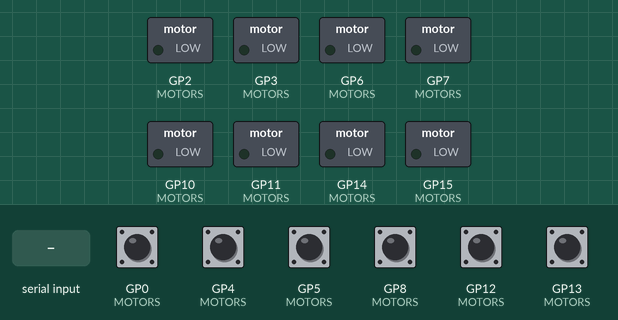
Recording of a program running on a simulated Raspberry Pi Pico. On the bench: switched loads named in the program (green lamp = pin HIGH). Dashed ring = blinking. The test bench sets the inputs (shaded band); at power-on: GP0 (MOTORS), GP4 (MOTORS), GP5 (MOTORS), GP8 (MOTORS), GP12 (MOTORS), GP13 (MOTORS) HIGH. What the program prints to the serial monitor is not drawn.

Above: at 1.3 s.
1.4 s: "t" received over Serial
At 2.9 s:
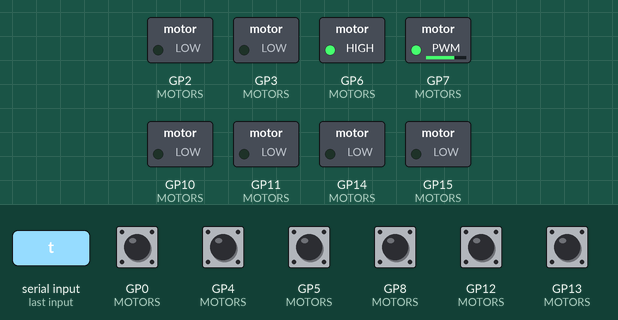
At 4.0 s:
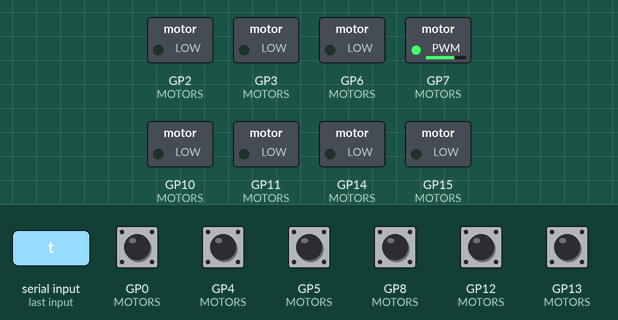
4.4 s: GP4 (MOTORS) pulled LOW for 0.3 s
At 5.1 s:
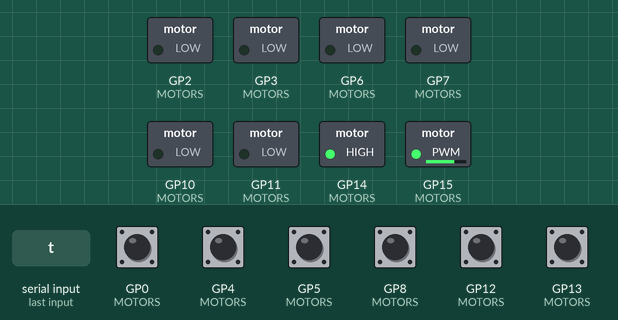
7.7 s: "w" received over Serial
10.7 s: "s" received over Serial
13.3 s: "T" received over Serial
At 15.9 s:
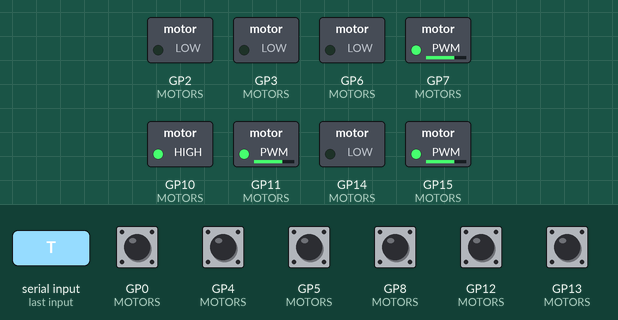
16.3 s: GP13 (MOTORS) pulled LOW for 0.3 s
Timing chart, 0 to 20.6 s (numbered marks = the images above; inputs shaded):
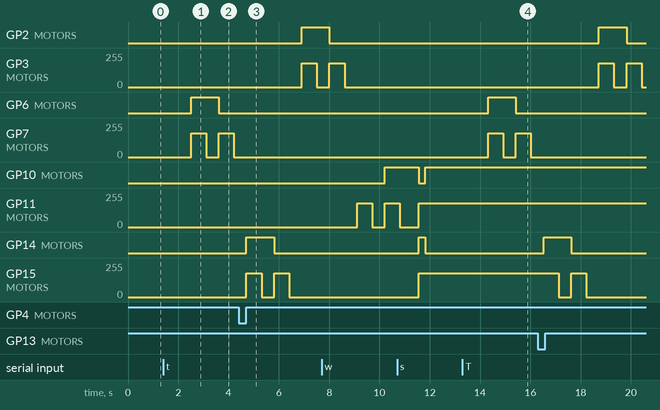

The program:

main.cpp
```cpp
/*
 * Phase 1 - encoder test & serial drive control for XRP board.
 */

#include <Arduino.h>

/* ------------------------------------------------------------------ config */

#define XRP_BOARD 1
#define RUN_DRIVE_TEST 0

/* Motor power levels (0-255) */
#define DRIVE_TEST_PWM 180
#define DRIVE_TEST_MS 600

#define COUNTS_PER_REV 585.0f

/* ----------------------------------------------------------------- pinouts */

struct MotorPins {
    const char *name;
    uint8_t encoderA;
    uint8_t encoderB;
    uint8_t phase;
    uint8_t enable;
    bool reversed;
};

#if XRP_BOARD == 1
static const MotorPins MOTORS[] = {
    {"Motor L", 4,  5,  6,  7, false},
    {"Motor R", 13, 12, 14, 15, false}, // Physical Left Motor
    {"Motor 3", 0,  1,  2,  3, false},
    {"Motor 4", 8,  9, 10, 11, true},  // Physical Right Motor
};
static const char *XRP_BOARD_NAME = "XRP Beta (Pico W / RP2040)";
#elif XRP_BOARD == 2
static const MotorPins MOTORS[] = {
    {"Motor L", 30, 31, 34, 35, false},
    {"Motor R", 25, 24, 32, 33, false}, // Physical Left Motor
    {"Motor 3", 22, 23, 20, 21, false},
    {"Motor 4", 2,  3, 10, 11, true},  // Physical Right Motor
};
static const char *XRP_BOARD_NAME = "XRP Controller (RP2350B)";
#else
#error "Set XRP_BOARD to 1 (Beta/Pico W) or 2 (Controller/RP2350B)"
#endif

static const size_t MOTOR_COUNT = sizeof(MOTORS) / sizeof(MOTORS[0]);

/* Differential Drive Mapping */
static const size_t LEFT_MOTOR  = 1; // Motor R
static const size_t RIGHT_MOTOR = 3; // Motor 4

static int current_pwm = 180;

/* Movement State Tracking */
enum DriveState {
    STATE_STOPPED,
    STATE_FORWARD,
    STATE_BACKWARD,
    STATE_FAST_TURN_LEFT,
    STATE_FAST_TURN_RIGHT,
    STATE_SOFT_TURN_LEFT,
    STATE_SOFT_TURN_RIGHT
};
static DriveState current_state = STATE_STOPPED;

/* ---------------------------------------------------------------- counters */

static volatile long counts[MOTOR_COUNT];
static volatile unsigned long edges[MOTOR_COUNT];

template <size_t INDEX>
static void onEncoderEdge()
{
    const bool a = digitalRead(MOTORS[INDEX].encoderA);
    const bool b = digitalRead(MOTORS[INDEX].encoderB);

    long step = (a == b) ? 1 : -1;
    if (MOTORS[INDEX].reversed) {
        step = -step;
    }

    counts[INDEX] += step;
    edges[INDEX]++;
}

static void (*const HANDLERS[])() = {
    onEncoderEdge<0>,
    onEncoderEdge<1>,
    onEncoderEdge<2>,
    onEncoderEdge<3>
};

/* ------------------------------------------------------------------ motors */

static void motorStop(const MotorPins &motor)
{
    analogWrite(motor.enable, 0);
}

static void motorDrive(const MotorPins &motor, bool forward, uint8_t power)
{
    bool actualDirection = motor.reversed ? !forward : forward;
    digitalWrite(motor.phase, actualDirection ? HIGH : LOW);
    analogWrite(motor.enable, power);
}

static void stopAllMotors()
{
    for (size_t i = 0; i < MOTOR_COUNT; i++) {
        motorStop(MOTORS[i]);
    }
}

/* Applies the active movement state using current_pwm (enables live speed changes) */
static void applyCurrentState()
{
    switch (current_state) {
        case STATE_FORWARD:
            motorDrive(MOTORS[LEFT_MOTOR],  true,  current_pwm);
            motorDrive(MOTORS[RIGHT_MOTOR], true,  current_pwm);
            break;
        case STATE_BACKWARD:
            motorDrive(MOTORS[LEFT_MOTOR],  false, current_pwm);
            motorDrive(MOTORS[RIGHT_MOTOR], false, current_pwm);
            break;
        case STATE_FAST_TURN_LEFT:
            motorDrive(MOTORS[LEFT_MOTOR],  false, current_pwm);
            motorDrive(MOTORS[RIGHT_MOTOR], true,  current_pwm);
            break;
        case STATE_FAST_TURN_RIGHT:
            motorDrive(MOTORS[LEFT_MOTOR],  true,  current_pwm);
            motorDrive(MOTORS[RIGHT_MOTOR], false, current_pwm);
            break;
        case STATE_SOFT_TURN_LEFT:
            motorStop(MOTORS[LEFT_MOTOR]);
            motorDrive(MOTORS[RIGHT_MOTOR], true,  current_pwm);
            break;
        case STATE_SOFT_TURN_RIGHT:
            motorDrive(MOTORS[LEFT_MOTOR],  true,  current_pwm);
            motorStop(MOTORS[RIGHT_MOTOR]);
            break;
        case STATE_STOPPED:
        default:
            stopAllMotors();
            break;
    }
}

/* ---------------------------------------------------------------- counters */

static long readCount(size_t index)
{
    noInterrupts();
    const long value = counts[index];
    interrupts();
    return value;
}

static unsigned long readEdges(size_t index)
{
    noInterrupts();
    const unsigned long value = edges[index];
    interrupts();
    return value;
}

static void resetCounts()
{
    noInterrupts();
    for (size_t i = 0; i < MOTOR_COUNT; i++) {
        counts[i] = 0;
        edges[i] = 0;
    }
    interrupts();
}

/* --------------------------------------------------------------- drive test */

static void driveTest()
{
    Serial.println();
    Serial.println("=====================================================");
    Serial.println(" DRIVE TEST");
    Serial.println("=====================================================");
    Serial.println("Each motor will run briefly in both directions.");
    Serial.println("WARNING: wheels should be OFF THE GROUND.\n");

    delay(1000);

    for (size_t i = 0; i < MOTOR_COUNT; i++) {
        for (int direction = 0; direction < 2; direction++) {
            const bool forward = (direction == 0);

            noInterrupts();
            counts[i] = 0;
            edges[i] = 0;
            interrupts();

            motorDrive(MOTORS[i], forward, DRIVE_TEST_PWM);
            delay(DRIVE_TEST_MS);
            motorStop(MOTORS[i]);
            delay(250);

            const long moved = readCount(i);
            const char *label = forward ? "forward" : "reverse";

            Serial.printf("  %-8s %-7s -> %+6ld counts   ", MOTORS[i].name, label, moved);

            if (moved == 0) {
                Serial.println("NO MOVEMENT - check motor/encoder wiring");
            } else {
                if ((forward && moved > 0) || (!forward && moved < 0)) {
                    Serial.println("OK");
                } else {
                    Serial.println("WRONG SIGN - encoder A/B reversed");
                }
            }
            delay(250);
        }
        Serial.println();
    }
    Serial.println("Drive test finished.\n");
    resetCounts();
}

/* ------------------------------------------------------------------- setup */

void setup()
{
    Serial.begin(115200);

    unsigned long start = millis();
    while (!Serial && (millis() - start) < 4000) {
        delay(10);
    }

    for (size_t i = 0; i < MOTOR_COUNT; i++) {
        pinMode(MOTORS[i].encoderA, INPUT_PULLUP);
        pinMode(MOTORS[i].encoderB, INPUT_PULLUP);
        pinMode(MOTORS[i].phase, OUTPUT);
        pinMode(MOTORS[i].enable, OUTPUT);

        motorStop(MOTORS[i]);

        attachInterrupt(
            digitalPinToInterrupt(MOTORS[i].encoderA),
            HANDLERS[i],
            CHANGE
        );
    }

    resetCounts();

    Serial.println("\n=====================================================");
    Serial.println(" XRP DIFFERENTIAL DRIVE CONTROL (LIVE SPEED)");
    Serial.println("=====================================================");
    Serial.printf(" Board: %s\n\n", XRP_BOARD_NAME);

    Serial.println("Controls:");
    Serial.println("  w = Move Forward");
    Serial.println("  s = Move Backward");
    Serial.println("  q = Fast Turn Left");
    Serial.println("  e = Fast Turn Right");
    Serial.println("  a = Soft Turn Left");
    Serial.println("  d = Soft Turn Right");
    Serial.println("  + = Increase Speed (Live)");
    Serial.println("  - = Decrease Speed (Live)");
    Serial.println("  x = Stop Motors");
    Serial.println("  r = Reset Encoder Counts");
    Serial.println("  t = Run Drive Test\n");
    Serial.println("=====================================================");
}

/* -------------------------------------------------------------------- loop */

void loop()
{
    if (Serial.available()) {
        const char command = (char)Serial.read();

        if (command == 'r' || command == 'R') {
            resetCounts();
            Serial.println("\n-- encoder counts reset --\n");
        }
        else if (command == 't' || command == 'T') {
            driveTest();
        }
        else if (command == 'w' || command == 'W') {
            current_state = STATE_FORWARD;
            applyCurrentState();
            Serial.printf("\n-- MOVING FORWARD (Speed: %d) --\n", current_pwm);
        }
        else if (command == 's' || command == 'S') {
            current_state = STATE_BACKWARD;
            applyCurrentState();
            Serial.printf("\n-- MOVING BACKWARD (Speed: %d) --\n", current_pwm);
        }
        else if (command == 'q' || command == 'Q') {
            current_state = STATE_FAST_TURN_LEFT;
            applyCurrentState();
            Serial.println("\n-- FAST TURN LEFT --\n");
        }
        else if (command == 'e' || command == 'E') {
            current_state = STATE_FAST_TURN_RIGHT;
            applyCurrentState();
            Serial.println("\n-- FAST TURN RIGHT --\n");
        }
        else if (command == 'a' || command == 'A') {
            current_state = STATE_SOFT_TURN_LEFT;
            applyCurrentState();
            Serial.println("\n-- SOFT TURN LEFT --\n");
        }
        else if (command == 'd' || command == 'D') {
            current_state = STATE_SOFT_TURN_RIGHT;
            applyCurrentState();
            Serial.println("\n-- SOFT TURN RIGHT --\n");
        }
        else if (command == '+' || command == '=') {
            current_pwm = min(255, current_pwm + 25);
            applyCurrentState(); // Takes effect live immediately if moving!
            Serial.printf("\n-- SPEED INCREASED: %d --\n", current_pwm);
        }
        else if (command == '-' || command == '_') {
            current_pwm = max(50, current_pwm - 25);
            applyCurrentState(); // Takes effect live immediately if moving!
            Serial.printf("\n-- SPEED DECREASED: %d --\n", current_pwm);
        }
        else if (command == 'x' || command == 'X') {
            current_state = STATE_STOPPED;
            applyCurrentState();
            Serial.println("\n-- MOTORS STOPPED --\n");
        }
    }

    Serial.print("  ");
    for (size_t i = 0; i < MOTOR_COUNT; i++) {
        const long count = readCount(i);
        const unsigned long edgeCount = readEdges(i);
        const float revolutions = count / COUNTS_PER_REV;

        Serial.printf("%s %+7ld (%.2f rev, %lu edges)   ",
            MOTORS[i].name, count, revolutions, edgeCount);
    }
    Serial.println();

    delay(250);
}
```

Measured:
- after the input at 1.4 s, GP6 (MOTORS): LOW → HIGH after 1.1 s, → LOW 1.1 s later; GP7 (MOTORS): alternates 180/255 for 0.60 s and 0/255 for 0.50 s, starting after 1.1 s
- after the input at 13.3 s, GP6 (MOTORS): LOW → HIGH after 1.0 s, → LOW 1.1 s later; GP7 (MOTORS): alternates 180/255 for 0.60 s and 0/255 for 0.50 s, starting after 1.0 s
- by itself, GP3 (MOTORS): alternates 180/255 for 0.60 s and 0/255 for 0.50 s
